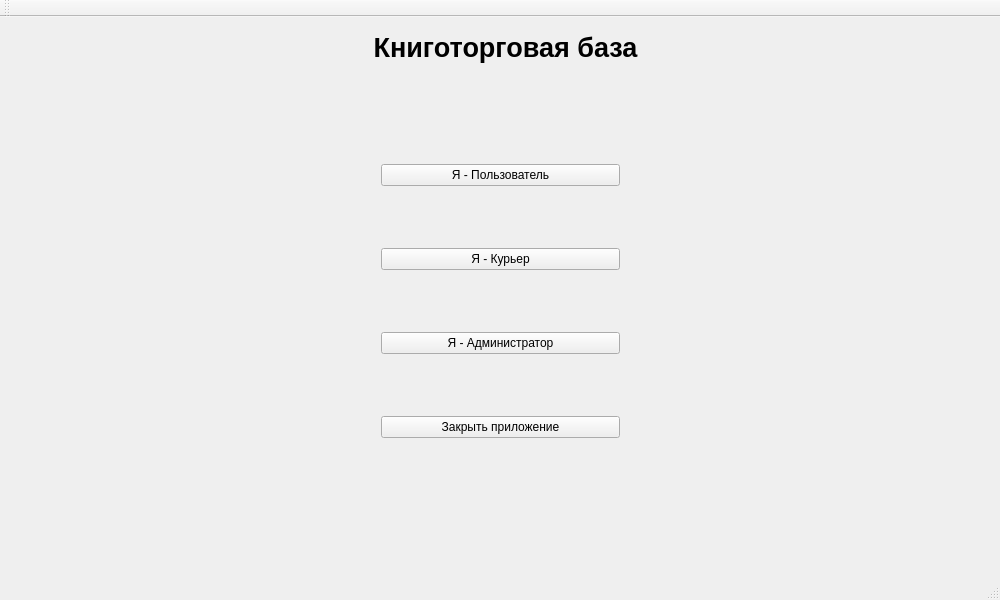
<?xml version="1.0" encoding="UTF-8"?>
<ui version="4.0">
 <class>MainWindow</class>
 <widget class="QMainWindow" name="MainWindow">
  <property name="geometry">
   <rect>
    <x>0</x>
    <y>0</y>
    <width>1000</width>
    <height>600</height>
   </rect>
  </property>
  <property name="windowTitle">
   <string>Bookselling Base</string>
  </property>
  <widget class="QWidget" name="centralWidget">
   <widget class="QLabel" name="label">
    <property name="geometry">
     <rect>
      <x>320</x>
      <y>10</y>
      <width>371</width>
      <height>41</height>
     </rect>
    </property>
    <property name="font">
     <font>
      <pointsize>20</pointsize>
      <weight>75</weight>
      <bold>true</bold>
     </font>
    </property>
    <property name="text">
     <string>Книготорговая база</string>
    </property>
    <property name="alignment">
     <set>Qt::AlignCenter</set>
    </property>
   </widget>
   <widget class="QWidget" name="">
    <property name="geometry">
     <rect>
      <x>370</x>
      <y>80</y>
      <width>261</width>
      <height>411</height>
     </rect>
    </property>
    <layout class="QVBoxLayout" name="verticalLayout">
     <item>
      <widget class="QPushButton" name="pushButton">
       <property name="text">
        <string>Я - Пользователь</string>
       </property>
      </widget>
     </item>
     <item>
      <widget class="QPushButton" name="pushButton_2">
       <property name="text">
        <string>Я - Курьер</string>
       </property>
      </widget>
     </item>
     <item>
      <widget class="QPushButton" name="pushButton_4">
       <property name="text">
        <string>Я - Администратор</string>
       </property>
      </widget>
     </item>
     <item>
      <widget class="QPushButton" name="pushButton_3">
       <property name="text">
        <string>Закрыть приложение</string>
       </property>
      </widget>
     </item>
    </layout>
   </widget>
  </widget>
  <widget class="QMenuBar" name="menuBar">
   <property name="geometry">
    <rect>
     <x>0</x>
     <y>0</y>
     <width>1000</width>
     <height>21</height>
    </rect>
   </property>
  </widget>
  <widget class="QToolBar" name="mainToolBar">
   <attribute name="toolBarArea">
    <enum>TopToolBarArea</enum>
   </attribute>
   <attribute name="toolBarBreak">
    <bool>false</bool>
   </attribute>
  </widget>
  <widget class="QStatusBar" name="statusBar"/>
 </widget>
 <layoutdefault spacing="6" margin="11"/>
 <resources/>
 <connections/>
</ui>
